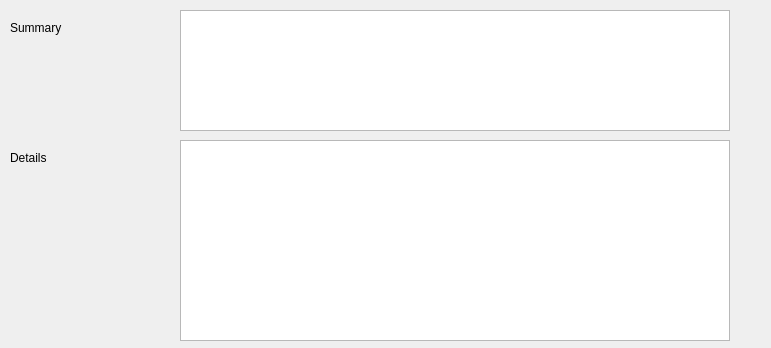
        <widget class="QWidget" name="page_2">
         <property name="geometry">
          <rect>
           <x>0</x>
           <y>0</y>
           <width>771</width>
           <height>348</height>
          </rect>
         </property>
         <attribute name="label">
          <string>Details</string>
         </attribute>
         <widget class="QLabel" name="label_12">
          <property name="geometry">
           <rect>
            <x>10</x>
            <y>20</y>
            <width>101</width>
            <height>16</height>
           </rect>
          </property>
          <property name="text">
           <string>Summary</string>
          </property>
         </widget>
         <widget class="QTextEdit" name="txtSummaryPrev">
          <property name="geometry">
           <rect>
            <x>180</x>
            <y>10</y>
            <width>550</width>
            <height>121</height>
           </rect>
          </property>
          <property name="textInteractionFlags">
           <set>Qt::TextSelectableByKeyboard|Qt::TextSelectableByMouse</set>
          </property>
         </widget>
         <widget class="QTextEdit" name="txtDetailsPrev">
          <property name="geometry">
           <rect>
            <x>180</x>
            <y>140</y>
            <width>550</width>
            <height>201</height>
           </rect>
          </property>
          <property name="textInteractionFlags">
           <set>Qt::TextSelectableByKeyboard|Qt::TextSelectableByMouse</set>
          </property>
         </widget>
         <widget class="QLabel" name="label_13">
          <property name="geometry">
           <rect>
            <x>10</x>
            <y>150</y>
            <width>101</width>
            <height>16</height>
           </rect>
          </property>
          <property name="text">
           <string>Details</string>
          </property>
         </widget>
        </widget>
